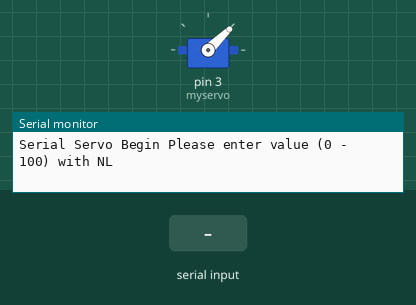
Simulated run of this sketch. Board: Arduino Uno, built with avr-gcc and run on an emulated ATmega328P. On the bench: servo, the last lines printed to the serial monitor. The test bench sets the inputs (shaded band).

Above: at 1.2 s.
1.3 s: "5\n" received over Serial
At 1.6 s:
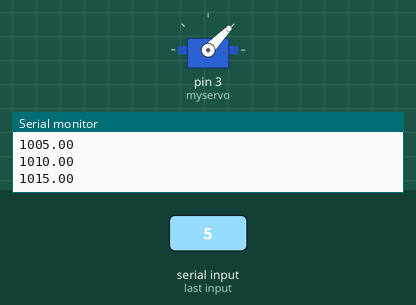
2.8 s: "200\n" received over Serial
At 6.65 s:
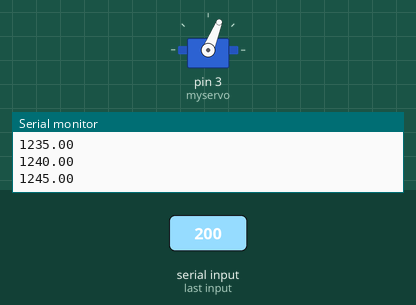
At 9.95 s:
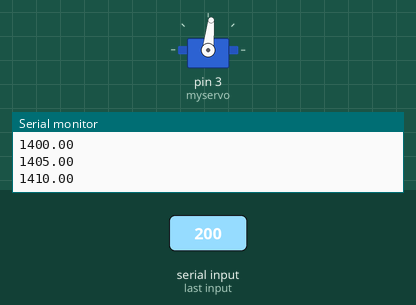
Timing chart, 0 to 27.2 s (numbered marks = the images above; inputs shaded):
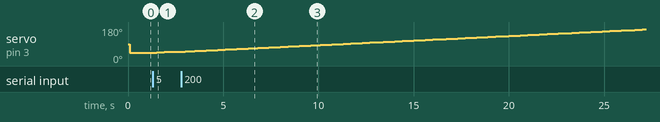

The sketch:

SerialServo.ino
```cpp
/*
  Controller Servo signal via serial monitor.
  By Dhamdhawach Horsuwan
  2 July 2018 Bangkok Thailand
*/

#include <Servo.h>

Servo myservo;  // create servo object to control a servo


float crr_val = 0;
float set_val = 0;
unsigned long timer = millis();
void setup() {
  myservo.attach(3);  // attaches the servo on pin 3 to the servo object
  Serial.begin(115200);

  Serial.println(F("Serial Servo Begin Please enter value (0 - 100) with NL"));

}

void loop() {
  static String dataStr = "";
  if (Serial.available() > 0) {
    char charIn = Serial.read();
    if ((charIn == '\r' || charIn == '\n') ) {
      if (dataStr.length() > 0) {
        Serial.print("rx:");
        Serial.println(dataStr);

        if (strIsNum(dataStr)) {
          set_val = dataStr.toFloat();
          if (set_val >= 0.0 && set_val <= 100.0) {
            Serial.print(F("Set servo to"));
            Serial.print(set_val);
            Serial.println(F("%"));

          } else {
            Serial.print(F("Error , value over range!"));
          }

        } else {
          Serial.print(F("Error , please enter only Number"));
        }
      }

      dataStr = "";
    }
    else {
      dataStr += charIn;
    }
  }

  if (millis() - timer > 100) {
    timer += 100;
    if (abs (crr_val - set_val) < 1 && abs (crr_val - set_val) >0) {
      crr_val = set_val;
      Serial.println(crr_val*10+1000);
    }
    else if (crr_val > set_val) {
      crr_val -= 0.5;
      Serial.println(crr_val*10+1000);
    }
    else if (crr_val < set_val) {
      crr_val += 0.5;
      Serial.println(crr_val*10+1000);
    }
    myservo.writeMicroseconds(crr_val*10+1000);

  }
}

bool chIsNum (char ch) {
  return ch >= '0' && ch <= '9';
}
bool strIsNum (String str) {
  for (byte i = 0; i < str.length(); i++) {
    if (!chIsNum(str.charAt(i)) && str.charAt(i)!= '.' )return false;
  }
  return true;
}
```

Measured:
- after the input at 1.3 s, servo on pin 3 (myservo): moves from 44° to 49° over 0.80 s, starting at once
- after the input at 2.8 s, servo on pin 3 (myservo): moves from 49° to 167° over 24.2 s, starting at once
